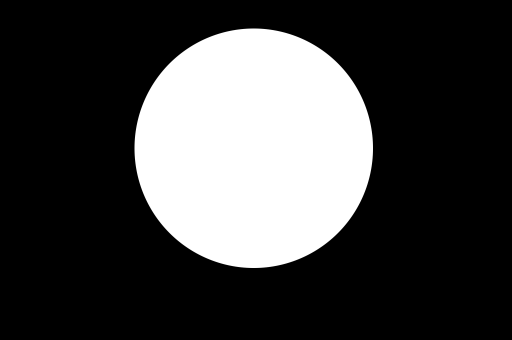
#> input picture assignment1/Images/chrome/chrome.mask.png, 512 x 340 px
$ python chrome_sphere.py   (Python 2 division)   (older library calls are emulated)
#> lines starting #> are read from the running program, lines starting #| are printed output that depends on the picture; pictures that were not available may be replaced by others from this repository, and a replacement may not be noted
# -*- coding: utf8 -*-
from math import *
from scipy.misc import imread
from scipy import linalg as l
from scipy import ndimage
import matplotlib.pyplot as plt
import numpy as np
import logging
log = logging.getLogger(__name__)

def locate_ball(mask):
    """Returns (center, radius) of the sphere."""
    xm = np.array(np.argmax(mask, axis=1).nonzero()).flatten()
#> xm = 240 values from 28 to 267
    ym = np.array(np.argmax(mask, axis=0).nonzero()).flatten()
#> ym = 239 values from 134 to 372
    # Horrible abuse of functions or pure genius - you decide.
    diam = np.mean([xm.shape[0], ym.shape[0]])
#> diam = 239.5
    cy = ym.mean()
#> cy = 253
    cx = xm.mean()
#> cx = 147.5
    return (np.array([cx, cy, 0]), diam/2)

def locate_reflection(img):
    """Takes a masked img and returns the location position of the reflection."""
    arr = np.unravel_index(np.argmax(img), img.shape)
    return np.array(arr+(0, ))

def fit(image, c, R):
    """Gives the direction of the light relative to the scene."""
    # Since we're using the brightest pixel, we want to ensure that the
    # neighbourhood is bright as well.
    image = ndimage.gaussian_filter(image, sigma=2)

    # First we need to find the center and the extend of the ball in
    # order to evaluate where the light comes from.
    #

    p = locate_reflection(image)

    log.debug("CoS: %s", c)
    log.debug("RoS: %s", R)
    log.debug("PoL: %s", p)

    # The d coordinate system is relative to the center of the sphere.

    d = (p-c)
    d_normalized = d/R
    log.debug("Dir: %s (|.| = %.3f", d, l.norm(d))

    d_normalized[2] = -sqrt(1**2-l.norm(d_normalized)**2)

    log.debug("|d_n| = %.3f", l.norm(d_normalized))

    n= d_normalized

    ret = 2*np.dot(n,d_normalized)*n - d_normalized
    log.debug("ret = %s", ret)
    return ret

example = np.array([
            (0.3441,  -0.4300,  -0.8347),
            (0.2130,  -0.1223,  -0.9694),
            (0.2708,  -0.2654,  -0.9253),
            (0.0563,  -0.2280,  -0.9720),
            (-0.2423,  -0.4071,  -0.8807),
            (-0.2731,  -0.3663,  -0.8895),
            ( 0.3198, -0.3610, -0.8760),
            (-0.0094, -0.3012, -0.9535),
            ( 0.2074, -0.3342, -0.9194),
            ( 0.0891, -0.3298, -0.9398),
            ( 0.1281, -0.0443, -0.9908),
            (-0.1406, -0.3590, -0.9227),
            ])

def run():
    mask = imread('../Images/chrome/chrome.mask.png', True)
    c, R = locate_ball(mask)
#> c = [147.5, 253, 0]; R = 119.8
    l = np.zeros([12, 3])
    for i in range(12):
        name = '../Images/chrome/chrome.%i.png' % i
        log.info(name)
        img = imread(name, True)
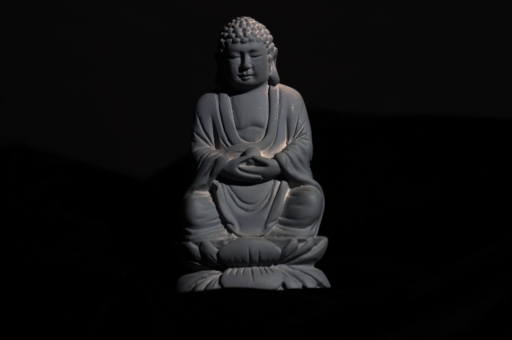
#> input picture assignment1/Images/buddha/buddha.0.png, 512 x 340 px, given in place of chrome.0.png, which was not available
#> img: shape (340, 512) float32; min 0, max 201.8, mean 14.5
        l[i] = fit(img * mask, c, R)
#> in fit, `image = ndimage.gaussian_filter(image, sigma=2)`:
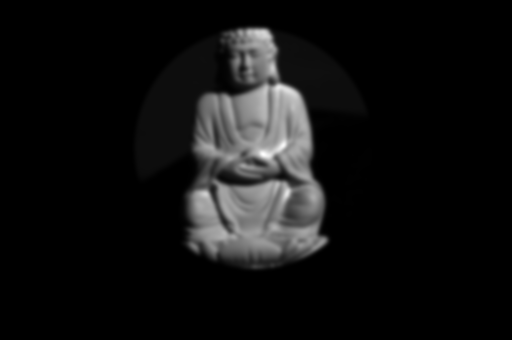
#> image: shape (340, 512) float32; min 0, max 39480.5, mean 2669.5; drawn with min black and max white
#> in locate_reflection, `arr = np.unravel_index(np.argmax(img), img.shape)`: arr = (154, 263)
#> in fit, `p = locate_reflection(image)`: p = [154, 263, 0]
#> in fit, `d = (p-c)`: d = [6.5, 10, 0]
#> in fit, `d_normalized = d/R`: d_normalized = [0.0543, 0.0835, 0]
#> in fit, `n= d_normalized`: n = [0.0543, 0.0835, -0.995]
#> pass 2 of the loop in run, `for i in range(12):`:
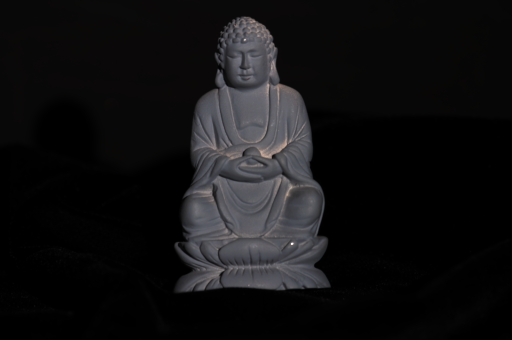
#> input picture assignment1/Images/buddha/buddha.1.png, 512 x 340 px, given in place of chrome.1.png, which was not available
#> in fit (call 2), `image = ndimage.gaussian_filter(image, sigma=2)`:
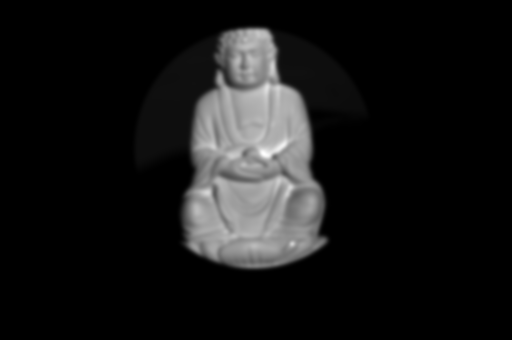
#> image: shape (340, 512) float32; min 0, max 37001, mean 3260.1; drawn with min black and max white
#> p = [153, 263, 0]
#> d = [5.5, 10, 0]
#> d_normalized = [0.0459, 0.0835, 0]
#> n = [0.0459, 0.0835, -0.995]

    return l

if __name__ == '__main__':
#> (the run stopped early here; a loop or call above may not have finished)
